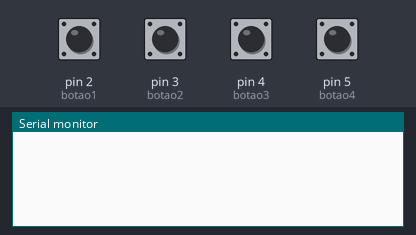
A sketch run on a simulated Arduino Uno, built with avr-gcc and run on an emulated ATmega328P. On the bench: the last lines printed to the serial monitor. Inputs (shaded band) come from the test bench; at power-on: pin 2 (botao1), pin 3 (botao2), pin 4 (botao3), pin 5 (botao4) HIGH.

Above: at 1.2 s.
1.3 s: pin 2 (botao1) pulled LOW for 0.15 s
At 2.5 s:
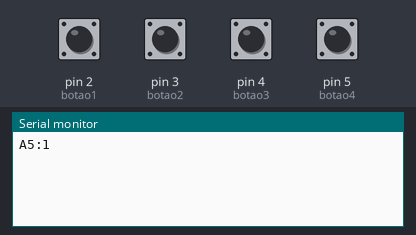
2.9 s: pin 3 (botao2) pulled LOW for 0.15 s
At 3.9 s:
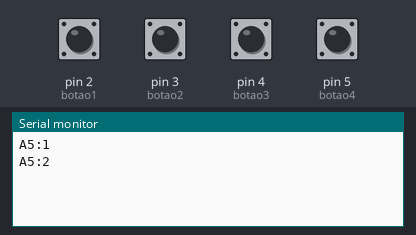
4.5 s: pin 4 (botao3) pulled LOW for 0.15 s
At 5.1 s:
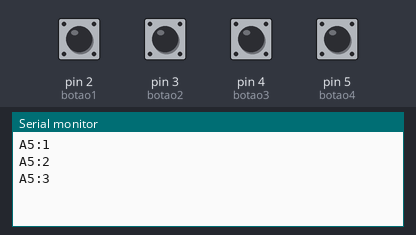
6.1 s: pin 5 (botao4) pulled LOW for 0.15 s
At 7.5 s:
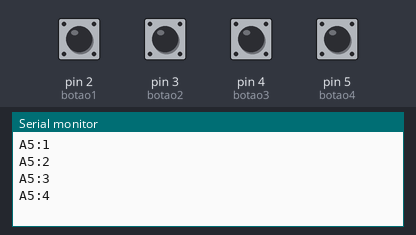
Timing chart, 0 to 8.7 s (numbered marks = the images above; inputs shaded):
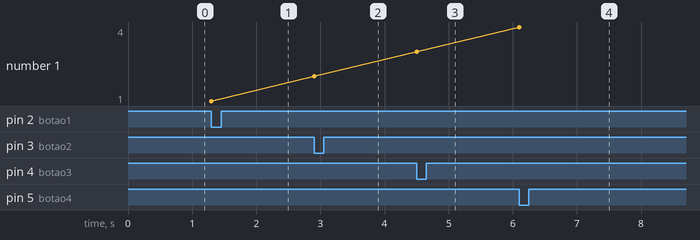

The sketch:

C_digo_ArduinoModus.ino
```cpp
const int botao1 = 2;
const int botao2 = 3;
const int botao3 = 4;
const int botao4 = 5;

bool estadoAnterior1 = HIGH;
bool estadoAnterior2 = HIGH;
bool estadoAnterior3 = HIGH;
bool estadoAnterior4 = HIGH;

void setup() {

  Serial.begin(115200);

  pinMode(botao1, INPUT_PULLUP);
  pinMode(botao2, INPUT_PULLUP);
  pinMode(botao3, INPUT_PULLUP);
  pinMode(botao4, INPUT_PULLUP);

}

void loop() {

  bool estado1 = digitalRead(botao1);
  bool estado2 = digitalRead(botao2);
  bool estado3 = digitalRead(botao3);
  bool estado4 = digitalRead(botao4);

  if (estado1 == LOW && estadoAnterior1 == HIGH) {
    Serial.println("A5:1");
    delay(50);
  }

  if (estado2 == LOW && estadoAnterior2 == HIGH) {
    Serial.println("A5:2");
    delay(50);
  }

  if (estado3 == LOW && estadoAnterior3 == HIGH) {
    Serial.println("A5:3");
    delay(50);
  }

  if (estado4 == LOW && estadoAnterior4 == HIGH) {
    Serial.println("A5:4");
    delay(50);
  }

  estadoAnterior1 = estado1;
  estadoAnterior2 = estado2;
  estadoAnterior3 = estado3;
  estadoAnterior4 = estado4;

}
```

Measured:
- after the input at 1.3 s, the serial monitor: prints a new line at once (image 1)
- after the input at 2.9 s, the serial monitor: prints a new line at once (image 2)
- after the input at 4.5 s, the serial monitor: prints a new line at once (image 3)
- after the input at 6.1 s, the serial monitor: prints a new line at once (image 4)
- plotted number 1: 1 → 2 after the input at 2.9 s, 2 → 3 after the input at 4.5 s, 3 → 4 after the input at 6.1 s
